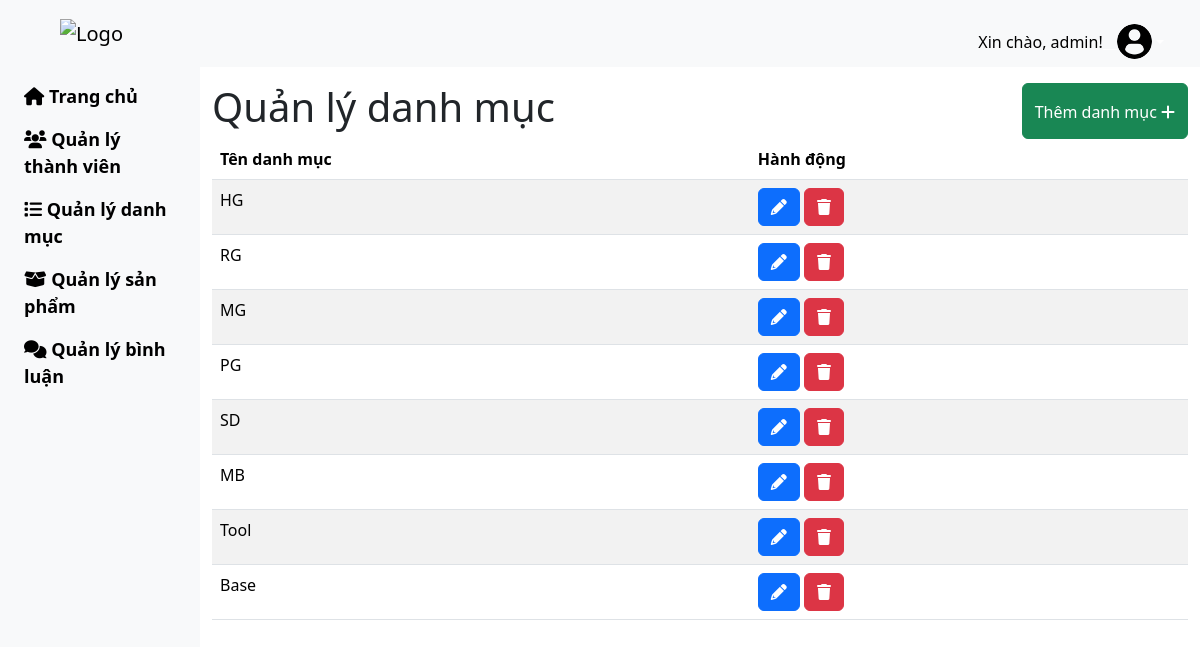
The page /view/category_manage.php (signed in) on the database its author committed.
### tables this page shows
CREATE TABLE `category` (
  `id_category` int(11) NOT NULL,
  `name_category` varchar(255) NOT NULL
);

### view/category_manage.php (the view, shortened to what this page needs)
<?php
require '../include/user_session.php';
try {
    $pdo->setAttribute(PDO::ATTR_ERRMODE, PDO::ERRMODE_EXCEPTION);
    $sql = "SELECT id_category, name_category FROM category";
    $stmt = $pdo->prepare($sql);
    $stmt->execute();
    $categoryInformation = $stmt->fetchAll(PDO::FETCH_ASSOC);
} catch (PDOException $e) {
    echo "Error: " . $e->getMessage();
}
?>
<?php include '../include/header-ad.php'; ?>
<div class="container-fluid">
    <div class="row flex-nowrap">
        <div class="col-auto col-md-3 col-xl-2 px-sm-2 px-0 bg-body-tertiary">
            <div class="d-flex flex-column align-items-center align-items-sm-start px-3 pt-2 text-white min-vh-100">
                <ul class="nav flex-column mb-sm-auto mb-0 align-items-center align-items-sm-start" id="menu">
                    <li class="nav-item">
                        <a href="admin.php" class="nav-link align-middle px-0 font-black">
                            <i class="fas fa-home"></i> Trang chủ
                        </a>
                    </li>
                    <li>
                        <a href="users_manage.php" class="nav-link px-0 align-middle font-black">
                            <i class="fas fa-users"></i> Quản lý thành viên
                        </a>
                    </li>
                    <li>
                        <a href="category_manage.php" class="nav-link px-0 align-middle font-black">
                            <i class="fas fa-list"></i> Quản lý danh mục
                        </a>
                    </li>
                    <li>
                        <a href="products_manage.php" class="nav-link px-0 align-middle font-black">
                            <i class="fas fa-box-open"></i> Quản lý sản phẩm
                        </a>
                    </li>
                    <li>
                        <a href="comment_manage.php" class="nav-link px-0 align-middle font-black">
                            <i class="fas fa-comments"></i> Quản lý bình luận
                        </a>
                    </li>
                </ul>
            </div>
        </div>
        <div class="col py-3">
            <div class="d-flex justify-content-between">
                <h1>Quản lý danh mục</h1>
                <a href="add_category.php" class="btn btn-success pt-3">
                    Thêm danh mục <i class="fa-solid fa-plus" style="color: #ffffff;"></i>
                </a>
            </div>
            <table class="table table-striped">
                <thead>
                    <tr>
                        <th>Tên danh mục</th>
                        <th>Hành động</th>
                    </tr>
                </thead>
                <tbody>
                    <?php
                    if (isset($categoryInformation) && is_array($categoryInformation)) {
                        foreach ($categoryInformation as $category) {
                            echo "<tr>";
                            echo "<td>" . $category['name_category'] . "</td>";
                            echo "<td>
                                <a href='edit_category.php?category_id=" . $category['id_category'] . "' class='btn btn-primary'><i class='fa-solid fa-pencil' style='color: #ffffff;'></i></a>
                                <button type='button' class='btn btn-danger delete-category' data-category-id='" . $category['id_category'] . "'><i class='fa-solid fa-trash' style='color: #ffffff;'></i></button>
                                <form method='post' class='delete-category-form' data-category-id='" . $category['id_category'] . "'>
                                    <input type='hidden' name='delete_category' value='" . $category['id_category'] . "'>
                                </form>
                            </td>";
                            echo "</tr>";
                        }
                    }
                    ?>
                </tbody>
            </table>
        </div>
    </div>
</div>
</body>
</html>

### asset/style.css (style rules this page uses)
.nav-link { font-size: large; font-weight: 600; }
.font-black { color: #000; }

### rows shown on the page
category: name_category "HG"
category: name_category "RG"
category: name_category "MG"
category: name_category "PG"
category: name_category "SD"
category: name_category "MB"
category: name_category "Tool"
category: name_category "Base"

### other values the page prints
$_SESSION['username'] "admin"
